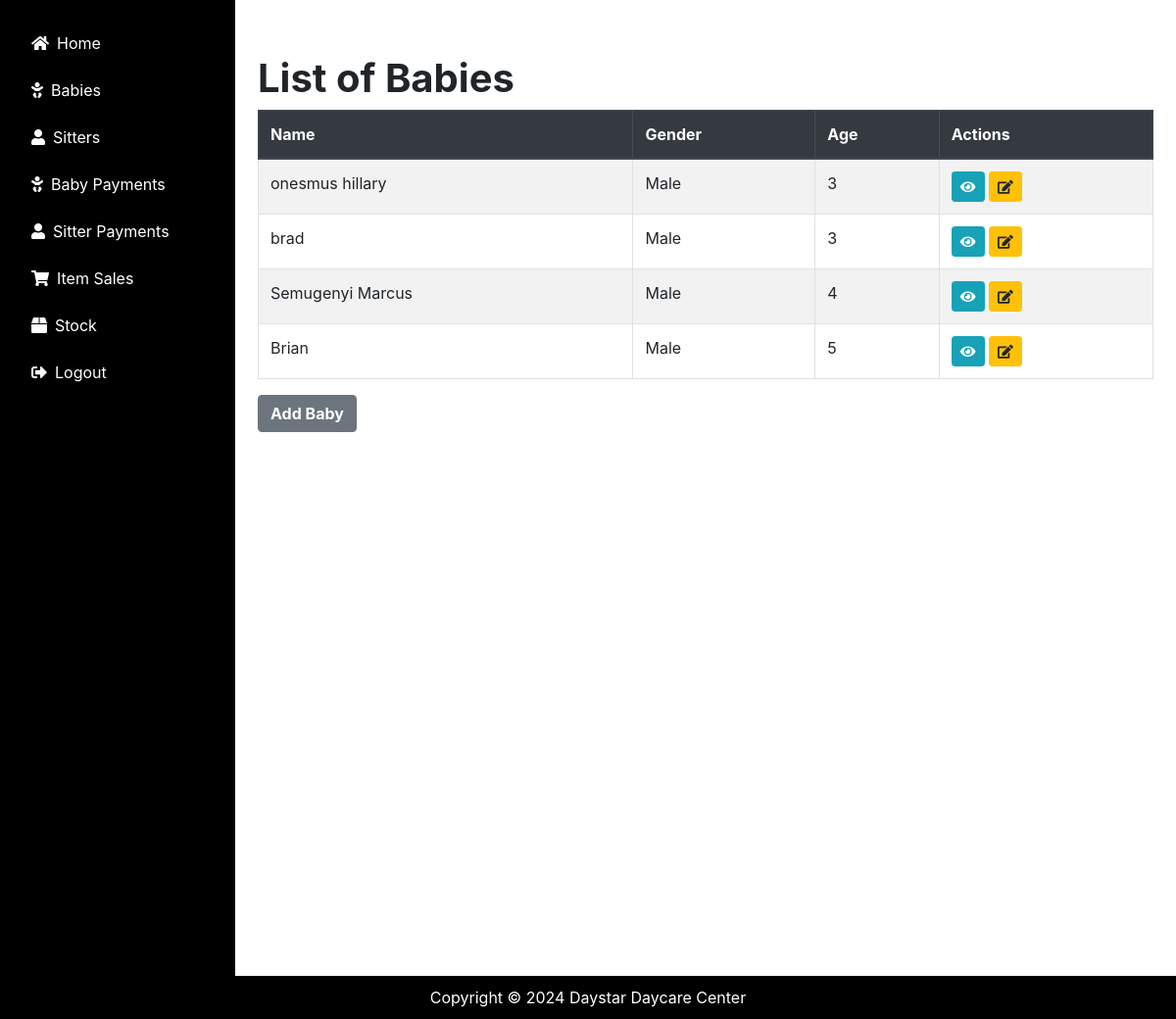
The app's page /list_babies/ (signed in) with its own data.
### daycare/models.py (models this page shows, shortened)
class Baby(models.Model):
    GENDER_CHOICES = [
        ('M', 'Male'),
        ('F', 'Female')
    ]
    b_name = models.CharField(max_length=20)
    gender = models.CharField(max_length=10, choices=GENDER_CHOICES)
    age = models.IntegerField()
    location = models.CharField(max_length=50, default='')
    parents_names = models.CharField(max_length=50)
    fee_in_SHS = models.IntegerField()
    assigned_to = models.ForeignKey(Sitterattendance, on_delete=models.CASCADE)
    period_of_stay = models.ForeignKey(Staytype, on_delete=models.CASCADE)
    brought_by = models.CharField(max_length=200)
    baby_number = models.CharField(max_length=200, unique=True, blank=False, null=True)
    time_in = models.DateTimeField(auto_now_add=True)

### daycare/views.py (the view)
# urls.py: path('list_babies/', views.list_babies, name='list_babies'),
@login_required
def list_babies(request):
    babies = Baby.objects.all()
    return render(request, 'daycare/baby_list.html', {'babies': babies})

### daycare/templates/daycare/baby_list.html (shortened to what this page needs)
{% extends 'daycare/base.html' %}
{% block content %}
<!DOCTYPE html>
<html lang="en">
<head>
    <link rel="stylesheet" href="https://stackpath.bootstrapcdn.com/bootstrap/4.3.1/css/bootstrap.min.css">
</head>
<body>
    <div class="container mt-5">
        <h1><b>List of Babies</b></h1>
        <table class="table table-bordered table-striped">
            <thead class="thead-dark">
                <tr>
                    <th>Name</th>
                    <th>Gender</th>
                    <th>Age</th>
                    <th>Actions</th>
                </tr>
            </thead>
            <tbody>
                {% for baby in babies %}
                    <tr>
                        <td>{{ baby.b_name }}</td>
                        <td>{{ baby.get_gender_display }}</td>
                        <td>{{ baby.age }}</td>
                        <td>
                            <a href="{% url 'view_baby' baby.id %}" class="btn btn-info btn-sm" title="View">
                                <i class="fas fa-eye"></i>
                            </a>
                            <a href="{% url 'edit_baby' baby.id %}" class="btn btn-warning btn-sm" title="Edit">
                                <i class="fas fa-edit"></i>
                            </a>
                                        </div>
                                    </div>
                                </div>
                        </td>
                    </tr>
                {% endfor %}
        <a href="{% url 'add_baby' %}" class="btn btn-secondary"><b>Add Baby</b></a>
</body>
</html>
{% endblock %}

### daycare/templates/daycare/base.html (style rules this page uses)
body { margin: 0; padding-bottom: 60px; overflow-x: hidden; }

### records on screen
Baby: b_name "onesmus hillary", gender "Male", age "3"
Baby: b_name "brad", gender "Male", age "3"
Baby: b_name "Semugenyi Marcus", gender "Male", age "4"
Baby: b_name "Brian", gender "Male", age "5"
